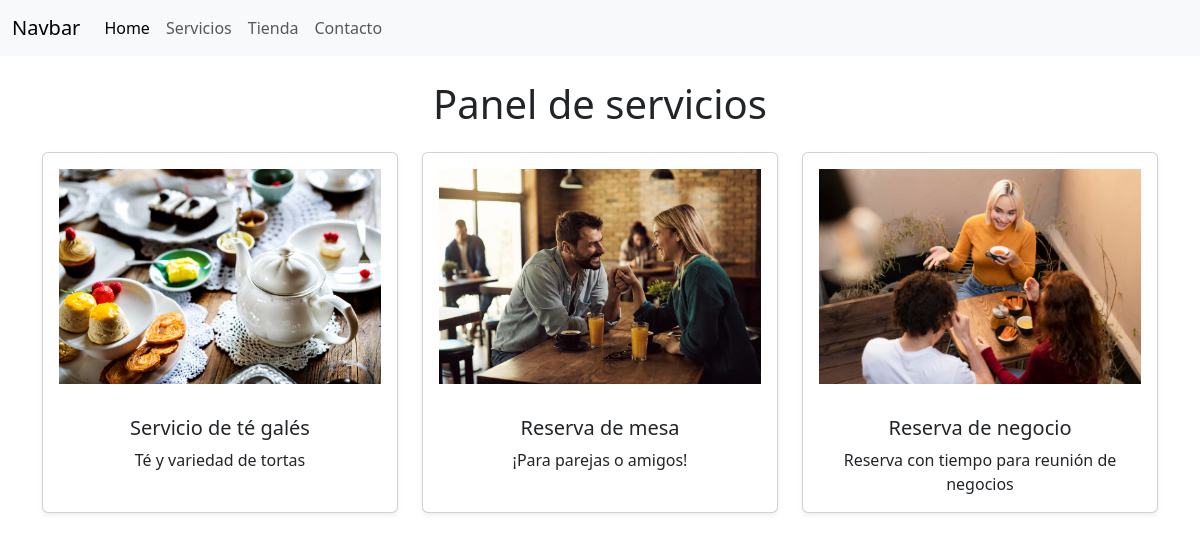
Page /servicios/ on the earlier database version.
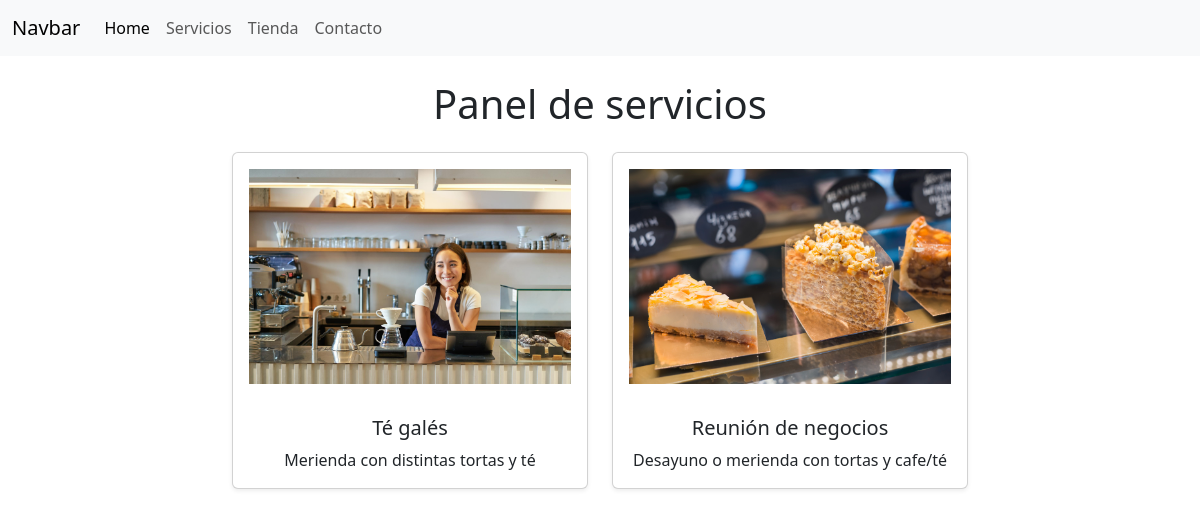
Same page on the later database version.
### servicio/models.py (models this page shows, shortened)
class Servicio(models.Model):
    titulo=models.CharField(max_length=20)
    contenido=models.CharField(max_length=50)
    imagen=models.ImageField(upload_to='servicio')
    precio=models.IntegerField()
    class Meta:
        verbose_name='servicio'
        verbose_name_plural='servicios'

### servicio/views.py (the view)
# urls.py: path('servicios/', include('servicio.urls')),
def servicios(request):
    servicios=Servicio.objects.all()
    return render(request, "servicios/servicios.html", {"servicios": servicios})

### carro/context_processor.py (called while the page is built)
def importe_total_carro(request):
    total=0
    carro = request.session.get("carro", {})
    for key, value in carro.items():
        total += float(value["precio"])
    return {"importe_total_carro": total}

### servicio/templates/servicios/servicios.html (shortened to what this page needs)
{% extends "cafeWebApp/base.html" %}
{% block content %}
<div class="container mt-4">
    <h1 class="text-center mb-4">Panel de servicios</h1>
    <div class="row justify-content-center">
        {% for servicio in servicios %}
        <div class="col-md-6 col-lg-4 mb-4">
            <div class="card shadow-sm h-100">
                <img src="{{ servicio.imagen.url }}" class="card-img-top img-fluid p-3" alt="{{servicio.titulo}}" style="max-height:300px; object-fit:cover;">
                <div class="card-body text-center">
                    <h2 class="h5">{{ servicio.titulo }}</h2>
                    <p class="card-text">{{ servicio.contenido }}</p>
                </div>
            </div>
        </div>
        {% endfor %}
    </div>
</div>
{% endblock %}

Differences in the rows shown:
removed Servicio: imagen (picture), titulo "Reserva de negocio", contenido "Reserva con tiempo para reunión de negocios"
changed Servicio: imagen: a different picture; titulo "Servicio de té galés" → "Té galés"; contenido "Té y variedad de tortas" → "Merienda con distintas tortas y té"
changed Servicio: imagen: a different picture; titulo "Reserva de mesa" → "Reunión de negocios"; contenido "¡Para parejas o amigos!" → "Desayuno o merienda con tortas y cafe/té"
